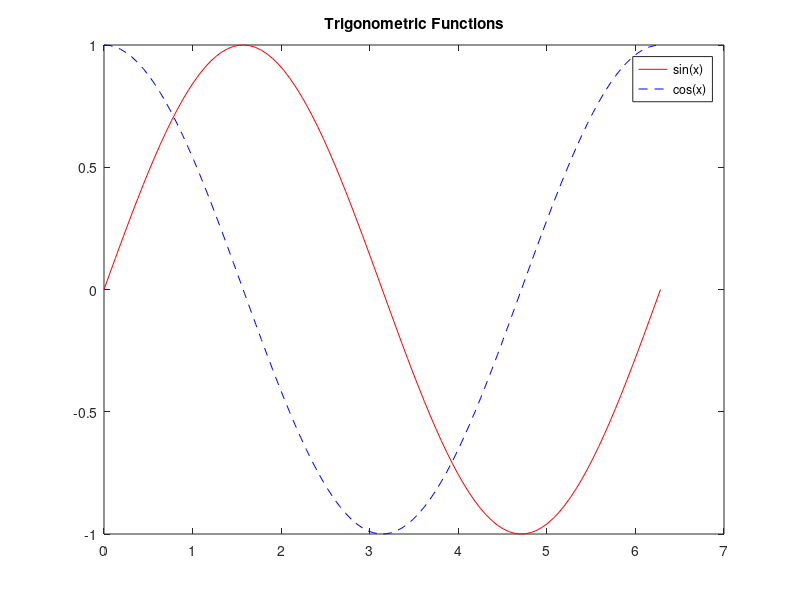

Source code (MATLAB):
x = linspace(0, 2*pi, 100);

figure(1);

plot(x, sin(x), 'r-');
hold on;

plot(x, cos(x), 'b--');

hold off;

legend('sin(x)', 'cos(x)');
title('Trigonometric Functions');
